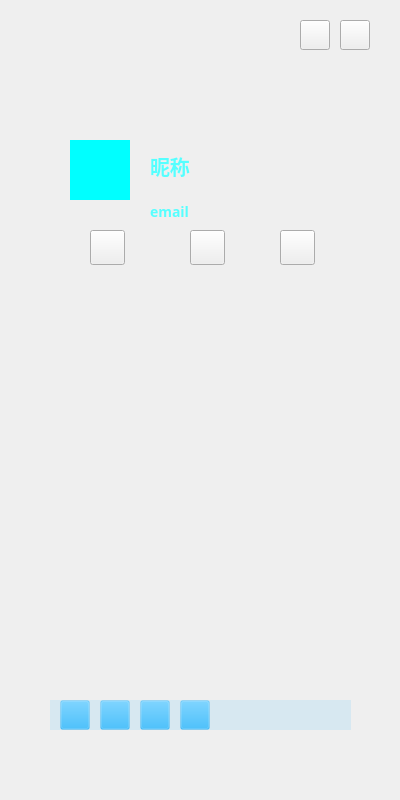
<?xml version="1.0" encoding="UTF-8"?>
<ui version="4.0">
 <class>MainPage</class>
 <widget class="QWidget" name="MainPage">
  <property name="geometry">
   <rect>
    <x>0</x>
    <y>0</y>
    <width>400</width>
    <height>800</height>
   </rect>
  </property>
  <property name="windowTitle">
   <string>Form</string>
  </property>
  <widget class="QLabel" name="label_frame">
   <property name="geometry">
    <rect>
     <x>0</x>
     <y>0</y>
     <width>400</width>
     <height>800</height>
    </rect>
   </property>
   <property name="styleSheet">
    <string notr="true">QLabel {
	border-image: url(':/ui/themes/default/main_page.png');
}</string>
   </property>
   <property name="text">
    <string/>
   </property>
  </widget>
  <widget class="QStackedWidget" name="stackedWidget_main">
   <property name="geometry">
    <rect>
     <x>70</x>
     <y>140</y>
     <width>260</width>
     <height>551</height>
    </rect>
   </property>
   <property name="styleSheet">
    <string notr="true"/>
   </property>
   <property name="currentIndex">
    <number>0</number>
   </property>
   <widget class="QWidget" name="pageMain">
    <widget class="QStackedWidget" name="stackedWidget_list">
     <property name="geometry">
      <rect>
       <x>0</x>
       <y>120</y>
       <width>261</width>
       <height>431</height>
      </rect>
     </property>
     <property name="minimumSize">
      <size>
       <width>261</width>
       <height>421</height>
      </size>
     </property>
     <property name="styleSheet">
      <string notr="true">QTextBrowser{
	background-color: transparent;
}</string>
     </property>
     <property name="currentIndex">
      <number>0</number>
     </property>
     <widget class="QWidget" name="page_messageList">
      <property name="styleSheet">
       <string notr="true">background-color: transparent;</string>
      </property>
      <widget class="QScrollArea" name="scrollArea_messages">
       <property name="geometry">
        <rect>
         <x>0</x>
         <y>10</y>
         <width>261</width>
         <height>411</height>
        </rect>
       </property>
       <property name="styleSheet">
        <string notr="true">background-color: transparent;</string>
       </property>
       <property name="frameShape">
        <enum>QFrame::NoFrame</enum>
       </property>
       <property name="frameShadow">
        <enum>QFrame::Plain</enum>
       </property>
       <property name="widgetResizable">
        <bool>true</bool>
       </property>
       <widget class="QWidget" name="Widget_messageList">
        <property name="geometry">
         <rect>
          <x>0</x>
          <y>0</y>
          <width>261</width>
          <height>411</height>
         </rect>
        </property>
        <property name="minimumSize">
         <size>
          <width>0</width>
          <height>411</height>
         </size>
        </property>
        <layout class="QVBoxLayout" name="verticalLayoutMsg">
         <property name="spacing">
          <number>0</number>
         </property>
         <property name="sizeConstraint">
          <enum>QLayout::SetFixedSize</enum>
         </property>
         <property name="leftMargin">
          <number>0</number>
         </property>
         <property name="topMargin">
          <number>0</number>
         </property>
         <property name="rightMargin">
          <number>0</number>
         </property>
         <property name="bottomMargin">
          <number>0</number>
         </property>
         <item>
          <widget class="QTextBrowser" name="textBrowser_messages">
           <property name="enabled">
            <bool>true</bool>
           </property>
           <property name="minimumSize">
            <size>
             <width>261</width>
             <height>411</height>
            </size>
           </property>
           <property name="font">
            <font>
             <family>楷体</family>
             <pointsize>10</pointsize>
            </font>
           </property>
           <property name="styleSheet">
            <string notr="true">QTextBrowser {
background-color: transparent;
color:rgb(255, 255, 255)
}
QScrollArea{
border:0px solid;
border-radius: 5px;
}

QScrollBar:vertical{
width: 10px;
border:0px solid;
border-radius: 5px;
margin: 0px,0px,0px,0px;
background: rgb(103, 103, 153);
}

QScrollBar:vertical:hover{
width: 10px;
border:0px solid;
margin: 0px,0px,0px,0px;
}
QScrollBar::handle:vertical{
width:10px;
background:#c0ddee;
border-radius: 5px;
height: 50px;
}

QScrollBar::handle:vertical:hover{
background:#c0ddee;
border-radius: 5px;
}

QScrollBar::add-line:vertical{
height:20px;
transparent;
subcontrol-position:bottom;
border:0px solid;
border-radius: 5px;
}
QScrollBar::sub-line:vertical{
height:20px;
transparent;subcontrol-position:top;
border:0px solid;
border-radius: 5px;
}
QScrollBar::add-page:vertical{
 #e1f0fa;
border:0px solid;border-radius: 5px;
}

QScrollBar::sub-page:vertical{
border:0px solid
;border-radius: 5px;
}
QScrollBar::up-arrow:vertical{
border:0px solid;
border-radius: 3px;
}

QScrollBar::down-arrow:vertical {
border:0px solid;
border-radius: 3px;
}</string>
           </property>
           <property name="frameShape">
            <enum>QFrame::NoFrame</enum>
           </property>
          </widget>
         </item>
        </layout>
       </widget>
      </widget>
     </widget>
     <widget class="QWidget" name="page_friendList">
      <property name="styleSheet">
       <string notr="true">QScrollArea{
border:0px solid;
border-radius: 5px;
}

QScrollBar:vertical{
width: 10px;
border:0px solid;
border-radius: 5px;
margin: 0px,0px,0px,0px;
background: rgb(103, 103, 153);
}

QScrollBar:vertical:hover{
width: 10px;
border:0px solid;
margin: 0px,0px,0px,0px;
}
QScrollBar::handle:vertical{
width:10px;
background:#c0ddee;
border-radius: 5px;
height: 50px;
}

QScrollBar::handle:vertical:hover{
background:#c0ddee;
border-radius: 5px;
}

QScrollBar::add-line:vertical{
height:20px;
transparent;
subcontrol-position:bottom;
border:0px solid;
border-radius: 5px;
}
QScrollBar::sub-line:vertical{
height:20px;
transparent;subcontrol-position:top;
border:0px solid;
border-radius: 5px;
}
QScrollBar::add-page:vertical{
 #e1f0fa;
border:0px solid;border-radius: 5px;
}

QScrollBar::sub-page:vertical{
border:0px solid
;border-radius: 5px;
}
QScrollBar::up-arrow:vertical{
border:0px solid;
border-radius: 3px;
}

QScrollBar::down-arrow:vertical {
border:0px solid;
border-radius: 3px;
}</string>
      </property>
      <widget class="QScrollArea" name="scrollArea_friends">
       <property name="geometry">
        <rect>
         <x>0</x>
         <y>10</y>
         <width>261</width>
         <height>421</height>
        </rect>
       </property>
       <property name="styleSheet">
        <string notr="true">background-color: transparent;</string>
       </property>
       <property name="frameShape">
        <enum>QFrame::NoFrame</enum>
       </property>
       <property name="frameShadow">
        <enum>QFrame::Plain</enum>
       </property>
       <property name="widgetResizable">
        <bool>true</bool>
       </property>
       <widget class="QWidget" name="Widget_friendList">
        <property name="geometry">
         <rect>
          <x>0</x>
          <y>0</y>
          <width>261</width>
          <height>421</height>
         </rect>
        </property>
        <property name="minimumSize">
         <size>
          <width>0</width>
          <height>411</height>
         </size>
        </property>
        <layout class="QVBoxLayout" name="verticalLayoutFrindList">
         <property name="spacing">
          <number>0</number>
         </property>
         <property name="sizeConstraint">
          <enum>QLayout::SetFixedSize</enum>
         </property>
         <property name="leftMargin">
          <number>0</number>
         </property>
         <property name="topMargin">
          <number>0</number>
         </property>
         <property name="rightMargin">
          <number>0</number>
         </property>
         <property name="bottomMargin">
          <number>0</number>
         </property>
        </layout>
       </widget>
      </widget>
     </widget>
     <widget class="QWidget" name="page_groupList">
      <property name="styleSheet">
       <string notr="true">background-color: transparent;</string>
      </property>
      <widget class="QScrollArea" name="scrollArea_Group">
       <property name="geometry">
        <rect>
         <x>0</x>
         <y>10</y>
         <width>261</width>
         <height>421</height>
        </rect>
       </property>
       <property name="styleSheet">
        <string notr="true">QScrollArea{
border:0px solid;
border-radius: 5px;
}

QScrollBar:vertical{
width: 10px;
border:0px solid;
border-radius: 5px;
margin: 0px,0px,0px,0px;
background: rgb(103, 103, 153);
}

QScrollBar:vertical:hover{
width: 10px;
border:0px solid;
margin: 0px,0px,0px,0px;
}
QScrollBar::handle:vertical{
width:10px;
background:#c0ddee;
border-radius: 5px;
height: 50px;
}

QScrollBar::handle:vertical:hover{
background:#c0ddee;
border-radius: 5px;
}

QScrollBar::add-line:vertical{
height:20px;
transparent;
subcontrol-position:bottom;
border:0px solid;
border-radius: 5px;
}
QScrollBar::sub-line:vertical{
height:20px;
transparent;subcontrol-position:top;
border:0px solid;
border-radius: 5px;
}
QScrollBar::add-page:vertical{
 #e1f0fa;
border:0px solid;border-radius: 5px;
}

QScrollBar::sub-page:vertical{
border:0px solid
;border-radius: 5px;
}
QScrollBar::up-arrow:vertical{
border:0px solid;
border-radius: 3px;
}

QScrollBar::down-arrow:vertical {
border:0px solid;
border-radius: 3px;
}</string>
       </property>
       <property name="frameShape">
        <enum>QFrame::NoFrame</enum>
       </property>
       <property name="frameShadow">
        <enum>QFrame::Plain</enum>
       </property>
       <property name="widgetResizable">
        <bool>true</bool>
       </property>
       <widget class="QWidget" name="Widget_groupList">
        <property name="geometry">
         <rect>
          <x>0</x>
          <y>0</y>
          <width>261</width>
          <height>421</height>
         </rect>
        </property>
        <property name="minimumSize">
         <size>
          <width>0</width>
          <height>411</height>
         </size>
        </property>
        <layout class="QVBoxLayout" name="verticalLayoutGroupList">
         <property name="spacing">
          <number>0</number>
         </property>
         <property name="sizeConstraint">
          <enum>QLayout::SetFixedSize</enum>
         </property>
         <property name="leftMargin">
          <number>0</number>
         </property>
         <property name="topMargin">
          <number>0</number>
         </property>
         <property name="rightMargin">
          <number>0</number>
         </property>
         <property name="bottomMargin">
          <number>0</number>
         </property>
        </layout>
       </widget>
      </widget>
     </widget>
     <widget class="QWidget" name="page_space"/>
    </widget>
    <widget class="QLabel" name="label_headImage">
     <property name="geometry">
      <rect>
       <x>0</x>
       <y>0</y>
       <width>60</width>
       <height>60</height>
      </rect>
     </property>
     <property name="whatsThis">
      <string>&lt;html&gt;&lt;head/&gt;&lt;body&gt;&lt;p&gt;进入个人页面&lt;/p&gt;&lt;/body&gt;&lt;/html&gt;</string>
     </property>
     <property name="styleSheet">
      <string notr="true">QLabel{
 background: rgb(0, 255, 255);
}
QLabel:hover{
	border:2px solid;
}</string>
     </property>
     <property name="text">
      <string/>
     </property>
    </widget>
    <widget class="QLabel" name="label_nickname">
     <property name="geometry">
      <rect>
       <x>80</x>
       <y>10</y>
       <width>171</width>
       <height>31</height>
      </rect>
     </property>
     <property name="font">
      <font>
       <family>楷体</family>
       <pointsize>-1</pointsize>
       <weight>75</weight>
       <italic>false</italic>
       <bold>true</bold>
      </font>
     </property>
     <property name="styleSheet">
      <string notr="true">color :rgb(85, 255, 255);
font : bold;
font-size : 20px;
</string>
     </property>
     <property name="text">
      <string>昵称</string>
     </property>
    </widget>
    <widget class="QLabel" name="label_email">
     <property name="geometry">
      <rect>
       <x>80</x>
       <y>60</y>
       <width>161</width>
       <height>23</height>
      </rect>
     </property>
     <property name="font">
      <font>
       <family>楷体</family>
       <pointsize>-1</pointsize>
       <weight>75</weight>
       <italic>false</italic>
       <bold>true</bold>
      </font>
     </property>
     <property name="styleSheet">
      <string notr="true">color :rgb(85, 255, 255);
font : bold;
font-size : 14px;
</string>
     </property>
     <property name="text">
      <string>email</string>
     </property>
    </widget>
    <widget class="QPushButton" name="pushButton_groups">
     <property name="geometry">
      <rect>
       <x>210</x>
       <y>90</y>
       <width>35</width>
       <height>35</height>
      </rect>
     </property>
     <property name="styleSheet">
      <string notr="true">QPushButton{
 border-image: url(':/ui/groups.png');
}
QPushButton:hover{
	border:2px solid;
}</string>
     </property>
     <property name="text">
      <string/>
     </property>
    </widget>
    <widget class="QPushButton" name="pushButton_friends">
     <property name="geometry">
      <rect>
       <x>120</x>
       <y>90</y>
       <width>35</width>
       <height>35</height>
      </rect>
     </property>
     <property name="styleSheet">
      <string notr="true">QPushButton{
 border-image: url(':/ui/friends.png');
}
QPushButton:hover{
	border:2px solid;
}</string>
     </property>
     <property name="text">
      <string/>
     </property>
    </widget>
    <widget class="QPushButton" name="pushButton_messages">
     <property name="geometry">
      <rect>
       <x>20</x>
       <y>90</y>
       <width>35</width>
       <height>35</height>
      </rect>
     </property>
     <property name="styleSheet">
      <string notr="true">QPushButton{
 border-image: url(':/ui/messages.png');
}
QPushButton:hover{
	border:2px solid;
}</string>
     </property>
     <property name="text">
      <string/>
     </property>
    </widget>
   </widget>
   <widget class="QWidget" name="page"/>
  </widget>
  <widget class="QWidget" name="widget_bottom" native="true">
   <property name="geometry">
    <rect>
     <x>50</x>
     <y>700</y>
     <width>301</width>
     <height>30</height>
    </rect>
   </property>
   <property name="styleSheet">
    <string notr="true">background-color:rgb(0, 170, 255, 10%)</string>
   </property>
   <widget class="QPushButton" name="pushButton_settings">
    <property name="geometry">
     <rect>
      <x>10</x>
      <y>0</y>
      <width>30</width>
      <height>30</height>
     </rect>
    </property>
    <property name="styleSheet">
     <string notr="true">QPushButton{
 border-image: url(':/ui/settings.png');
}
QPushButton:hover{
 	border:2px solid;
}</string>
    </property>
    <property name="text">
     <string/>
    </property>
   </widget>
   <widget class="QPushButton" name="pushButton_addUser">
    <property name="geometry">
     <rect>
      <x>50</x>
      <y>0</y>
      <width>30</width>
      <height>30</height>
     </rect>
    </property>
    <property name="styleSheet">
     <string notr="true">QPushButton{
 border-image: url(':/ui/add-user.png');
}
QPushButton:hover{
 	border:2px solid;
}</string>
    </property>
    <property name="text">
     <string/>
    </property>
   </widget>
   <widget class="QPushButton" name="pushButton_addGroup">
    <property name="geometry">
     <rect>
      <x>90</x>
      <y>0</y>
      <width>30</width>
      <height>30</height>
     </rect>
    </property>
    <property name="styleSheet">
     <string notr="true">QPushButton{
 border-image: url(':/ui/add-group.png');
}
QPushButton:hover{
 	border:2px solid;
}</string>
    </property>
    <property name="text">
     <string/>
    </property>
   </widget>
   <widget class="QPushButton" name="pushButton_changeTheme">
    <property name="geometry">
     <rect>
      <x>130</x>
      <y>0</y>
      <width>30</width>
      <height>30</height>
     </rect>
    </property>
    <property name="styleSheet">
     <string notr="true">QPushButton{
 border-image: url(':/ui/theme.png');
}
QPushButton:hover{
 	border:2px solid;
}</string>
    </property>
    <property name="text">
     <string/>
    </property>
   </widget>
  </widget>
  <widget class="QToolButton" name="toolButton_min">
   <property name="geometry">
    <rect>
     <x>300</x>
     <y>20</y>
     <width>30</width>
     <height>30</height>
    </rect>
   </property>
   <property name="styleSheet">
    <string notr="true">QToolButton{
	border-image: url(':/ui/btn_min.png')
}
QToolButton:hover{
   border:2px solid;
}</string>
   </property>
   <property name="text">
    <string/>
   </property>
  </widget>
  <widget class="QToolButton" name="toolButton_close">
   <property name="geometry">
    <rect>
     <x>340</x>
     <y>20</y>
     <width>30</width>
     <height>30</height>
    </rect>
   </property>
   <property name="styleSheet">
    <string notr="true">QToolButton{
	border-image: url(':/ui/btn_close.png')
}
QToolButton:hover{
   border:2px solid;
}</string>
   </property>
   <property name="text">
    <string/>
   </property>
  </widget>
 </widget>
 <resources/>
 <connections/>
</ui>
